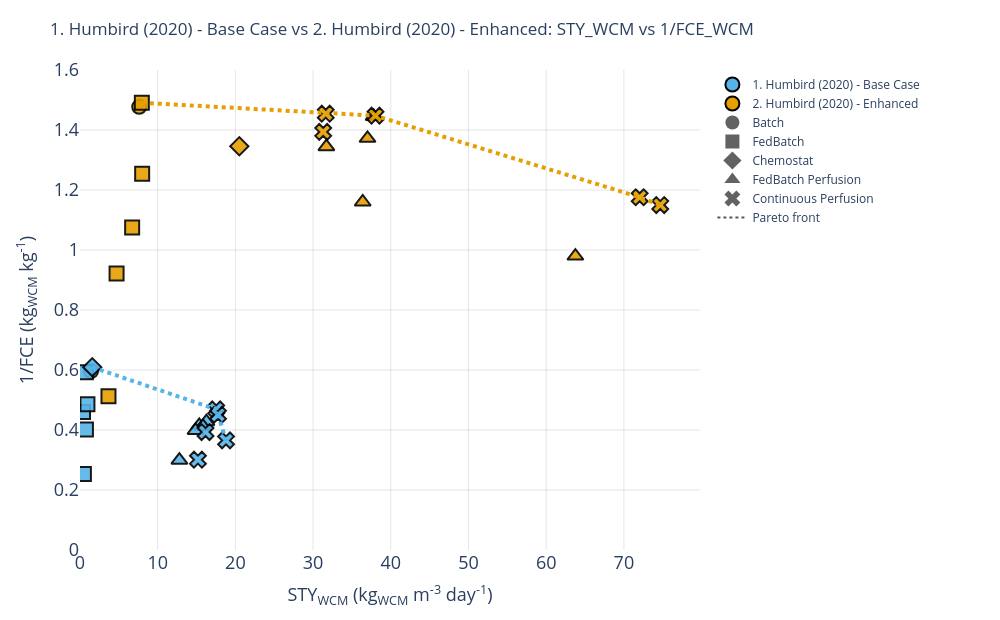

The code cell stored with this chart in its notebook:
### Code cell
# STY_WCM vs 1/FCE (WCM) Pareto Front

FCE_CONFIG = {
    "source_column": "feed_conversion_efficiency_kg_kg_WCM",
    "inverse_column": INVERSE_FEED_CONVERSION_COLUMN,
    "metric_name": "feed conversion efficiency (WCM)",
    "abbreviation": "FCE_WCM",
    "inverse_label": "1/FCE (kg<sub>WCM</sub> kg<sup>-1</sup>)",
    "show_meat_benchmarks": SHOW_MEAT_BENCHMARKS,
}
FCE_OUTPUT_PATH = OUTPUT_DIR / f"pareto_{CAMPAIGN_SLUG}_sty_wcm_vs_inverse_feed_conversion_wcm.svg"

fig_fce, fronts_fce = create_conversion_pareto_figure(points_all, **FCE_CONFIG)
fig_fce.show()
export_figure(fig_fce, FCE_OUTPUT_PATH)

### Figure 1 — Plotly figure (JSON) as saved in the notebook; plotly's stock layout.template omitted (floating-point values rounded to 4 significant figures)
{"data": [{"customdata": [["1. Humbird (2020) - Base Case", "Batch", "batch", 1.678]], "hovertemplate": "<b>%{customdata[0]}</b><br>Mode: %{customdata[1]}<br>Run: %{customdata[2]}<br>Feed conversion efficiency (wcm): %{customdata[3]:.2f}<br>STY<sub>WCM</sub>: %{x:.2f} kg/m³/day<br>1/FCE_WCM: %{y:.2f}<extra></extra>", "marker": {"color": "#56B4E9", "line": {"color": "black", "width": 2}, "opacity": 0.9, "size": 14, "symbol": "circle"}, "mode": "markers", "showlegend": false, "type": "scatter", "x": [1.414], "y": [0.5961]}, {"customdata": [["1. Humbird (2020) - Base Case", "FedBatch", "fedbatch_constant", 2.492], ["1. Humbird (2020) - Base Case", "FedBatch", "fedbatch_csfr", 2.173], ["1. Humbird (2020) - Base Case", "FedBatch", "fedbatch_exponential", 1.689], ["1. Humbird (2020) - Base Case", "FedBatch", "fedbatch_gsp", 3.948], ["1. Humbird (2020) - Base Case", "FedBatch", "fedbatch_linear", 2.058]], "hovertemplate": "<b>%{customdata[0]}</b><br>Mode: %{customdata[1]}<br>Run: %{customdata[2]}<br>Feed conversion efficiency (wcm): %{customdata[3]:.2f}<br>STY<sub>WCM</sub>: %{x:.2f} kg/m³/day<br>1/FCE_WCM: %{y:.2f}<extra></extra>", "marker": {"color": "#56B4E9", "line": {"color": "black", "width": 2}, "opacity": 0.9, "size": 14, "symbol": "square"}, "mode": "markers", "showlegend": false, "type": "scatter", "x": [0.7615, 0.3879, 0.7575, 0.5023, 0.9559], "y": [0.4013, 0.4602, 0.5921, 0.2533, 0.4859]}, {"customdata": [["1. Humbird (2020) - Base Case", "Chemostat", "chemostat", 1.641]], "hovertemplate": "<b>%{customdata[0]}</b><br>Mode: %{customdata[1]}<br>Run: %{customdata[2]}<br>Feed conversion efficiency (wcm): %{customdata[3]:.2f}<br>STY<sub>WCM</sub>: %{x:.2f} kg/m³/day<br>1/FCE_WCM: %{y:.2f}<extra></extra>", "marker": {"color": "#56B4E9", "line": {"color": "black", "width": 2}, "opacity": 0.9, "size": 14, "symbol": "diamond"}, "mode": "markers", "showlegend": false, "type": "scatter", "x": [1.578], "y": [0.6094]}, {"customdata": [["1. Humbird (2020) - Base Case", "FedBatch Perfusion", "cf_constant", 2.407], ["1. Humbird (2020) - Base Case", "FedBatch Perfusion", "cf_cspr", 2.339], ["1. Humbird (2020) - Base Case", "FedBatch Perfusion", "cf_gsp", 3.342], ["1. Humbird (2020) - Base Case", "FedBatch Perfusion", "cf_tbp", 2.427], ["1. Humbird (2020) - Base Case", "FedBatch Perfusion", "cf_tbs", 2.51]], "hovertemplate": "<b>%{customdata[0]}</b><br>Mode: %{customdata[1]}<br>Run: %{customdata[2]}<br>Feed conversion efficiency (wcm): %{customdata[3]:.2f}<br>STY<sub>WCM</sub>: %{x:.2f} kg/m³/day<br>1/FCE_WCM: %{y:.2f}<extra></extra>", "marker": {"color": "#56B4E9", "line": {"color": "black", "width": 2}, "opacity": 0.9, "size": 14, "symbol": "triangle-up"}, "mode": "markers", "showlegend": false, "type": "scatter", "x": [15.35, 16.27, 12.79, 15.83, 14.87], "y": [0.4154, 0.4276, 0.2993, 0.412, 0.3984]}, {"customdata": [["1. Humbird (2020) - Base Case", "Continuous Perfusion", "cp_constant", 2.738], ["1. Humbird (2020) - Base Case", "Continuous Perfusion", "cp_cspr", 2.134], ["1. Humbird (2020) - Base Case", "Continuous Perfusion", "cp_gsp", 3.321], ["1. Humbird (2020) - Base Case", "Continuous Perfusion", "cp_tbp", 2.218], ["1. Humbird (2020) - Base Case", "Continuous Perfusion", "cp_tbs", 2.544]], "hovertemplate": "<b>%{customdata[0]}</b><br>Mode: %{customdata[1]}<br>Run: %{customdata[2]}<br>Feed conversion efficiency (wcm): %{customdata[3]:.2f}<br>STY<sub>WCM</sub>: %{x:.2f} kg/m³/day<br>1/FCE_WCM: %{y:.2f}<extra></extra>", "marker": {"color": "#56B4E9", "line": {"color": "black", "width": 2}, "opacity": 0.9, "size": 14, "symbol": "x"}, "mode": "markers", "showlegend": false, "type": "scatter", "x": [18.79, 17.53, 15.18, 17.76, 16.15], "y": [0.3653, 0.4686, 0.3011, 0.4508, 0.3932]}, {"hovertemplate": "<b>1. Humbird (2020) - Base Case Pareto front</b><br>STY<sub>WCM</sub>: %{x:.2f} kg/m³/day<br>1/FCE (kg<sub>WCM</sub> kg<sup>-1</sup>): %{y:.2f}<extra></extra>", "line": {"color": "#56B4E9", "dash": "dot", "width": 4}, "mode": "lines", "showlegend": false, "type": "scatter", "x": [1.578, 17.53, 17.76, 18.79], "y": [0.6094, 0.4686, 0.4508, 0.3653]}, {"customdata": [["2. Humbird (2020) - Enhanced", "Batch", "batch", 0.677]], "hovertemplate": "<b>%{customdata[0]}</b><br>Mode: %{customdata[1]}<br>Run: %{customdata[2]}<br>Feed conversion efficiency (wcm): %{customdata[3]:.2f}<br>STY<sub>WCM</sub>: %{x:.2f} kg/m³/day<br>1/FCE_WCM: %{y:.2f}<extra></extra>", "marker": {"color": "#E69F00", "line": {"color": "black", "width": 2}, "opacity": 0.9, "size": 14, "symbol": "circle"}, "mode": "markers", "showlegend": false, "type": "scatter", "x": [7.618], "y": [1.477]}, {"customdata": [["2. Humbird (2020) - Enhanced", "FedBatch", "fedbatch_constant", 0.6708], ["2. Humbird (2020) - Enhanced", "FedBatch", "fedbatch_csfr", 1.952], ["2. Humbird (2020) - Enhanced", "FedBatch", "fedbatch_exponential", 0.93], ["2. Humbird (2020) - Enhanced", "FedBatch", "fedbatch_gsp", 1.085], ["2. Humbird (2020) - Enhanced", "FedBatch", "fedbatch_linear", 0.7975]], "hovertemplate": "<b>%{customdata[0]}</b><br>Mode: %{customdata[1]}<br>Run: %{customdata[2]}<br>Feed conversion efficiency (wcm): %{customdata[3]:.2f}<br>STY<sub>WCM</sub>: %{x:.2f} kg/m³/day<br>1/FCE_WCM: %{y:.2f}<extra></extra>", "marker": {"color": "#E69F00", "line": {"color": "black", "width": 2}, "opacity": 0.9, "size": 14, "symbol": "square"}, "mode": "markers", "showlegend": false, "type": "scatter", "x": [7.957, 3.665, 6.711, 4.707, 8.0], "y": [1.491, 0.5123, 1.075, 0.922, 1.254]}, {"customdata": [["2. Humbird (2020) - Enhanced", "Chemostat", "chemostat", 0.743]], "hovertemplate": "<b>%{customdata[0]}</b><br>Mode: %{customdata[1]}<br>Run: %{customdata[2]}<br>Feed conversion efficiency (wcm): %{customdata[3]:.2f}<br>STY<sub>WCM</sub>: %{x:.2f} kg/m³/day<br>1/FCE_WCM: %{y:.2f}<extra></extra>", "marker": {"color": "#E69F00", "line": {"color": "black", "width": 2}, "opacity": 0.9, "size": 14, "symbol": "diamond"}, "mode": "markers", "showlegend": false, "type": "scatter", "x": [20.5], "y": [1.346]}, {"customdata": [["2. Humbird (2020) - Enhanced", "FedBatch Perfusion", "cf_constant", 0.6919], ["2. Humbird (2020) - Enhanced", "FedBatch Perfusion", "cf_cspr", 0.7438], ["2. Humbird (2020) - Enhanced", "FedBatch Perfusion", "cf_gsp", 1.021], ["2. Humbird (2020) - Enhanced", "FedBatch Perfusion", "cf_tbp", 0.8621], ["2. Humbird (2020) - Enhanced", "FedBatch Perfusion", "cf_tbs", 0.7287]], "hovertemplate": "<b>%{customdata[0]}</b><br>Mode: %{customdata[1]}<br>Run: %{customdata[2]}<br>Feed conversion efficiency (wcm): %{customdata[3]:.2f}<br>STY<sub>WCM</sub>: %{x:.2f} kg/m³/day<br>1/FCE_WCM: %{y:.2f}<extra></extra>", "marker": {"color": "#E69F00", "line": {"color": "black", "width": 2}, "opacity": 0.9, "size": 14, "symbol": "triangle-up"}, "mode": "markers", "showlegend": false, "type": "scatter", "x": [37.79, 31.71, 63.75, 36.38, 37.0], "y": [1.445, 1.345, 0.9797, 1.16, 1.372]}, {"customdata": [["2. Humbird (2020) - Enhanced", "Continuous Perfusion", "cp_constant", 0.6876], ["2. Humbird (2020) - Enhanced", "Continuous Perfusion", "cp_cspr", 0.8697], ["2. Humbird (2020) - Enhanced", "Continuous Perfusion", "cp_gsp", 0.7176], ["2. Humbird (2020) - Enhanced", "Continuous Perfusion", "cp_tbp", 0.8505], ["2. Humbird (2020) - Enhanced", "Continuous Perfusion", "cp_tbs", 0.6908]], "hovertemplate": "<b>%{customdata[0]}</b><br>Mode: %{customdata[1]}<br>Run: %{customdata[2]}<br>Feed conversion efficiency (wcm): %{customdata[3]:.2f}<br>STY<sub>WCM</sub>: %{x:.2f} kg/m³/day<br>1/FCE_WCM: %{y:.2f}<extra></extra>", "marker": {"color": "#E69F00", "line": {"color": "black", "width": 2}, "opacity": 0.9, "size": 14, "symbol": "x"}, "mode": "markers", "showlegend": false, "type": "scatter", "x": [31.63, 74.68, 31.3, 72.03, 38.03], "y": [1.454, 1.15, 1.394, 1.176, 1.448]}, {"hovertemplate": "<b>2. Humbird (2020) - Enhanced Pareto front</b><br>STY<sub>WCM</sub>: %{x:.2f} kg/m³/day<br>1/FCE (kg<sub>WCM</sub> kg<sup>-1</sup>): %{y:.2f}<extra></extra>", "line": {"color": "#E69F00", "dash": "dot", "width": 4}, "mode": "lines", "showlegend": false, "type": "scatter", "x": [7.957, 31.63, 38.03, 72.03, 74.68], "y": [1.491, 1.454, 1.448, 1.176, 1.15]}, {"hoverinfo": "skip", "marker": {"color": "#56B4E9", "line": {"color": "black", "width": 2}, "size": 14, "symbol": "circle"}, "mode": "markers", "name": "1. Humbird (2020) - Base Case", "showlegend": true, "type": "scatter", "x": [null], "y": [null]}, {"hoverinfo": "skip", "marker": {"color": "#E69F00", "line": {"color": "black", "width": 2}, "size": 14, "symbol": "circle"}, "mode": "markers", "name": "2. Humbird (2020) - Enhanced", "showlegend": true, "type": "scatter", "x": [null], "y": [null]}, {"hoverinfo": "skip", "marker": {"color": "rgba(90,90,90,0.95)", "size": 14, "symbol": "circle"}, "mode": "markers", "name": "Batch", "showlegend": true, "type": "scatter", "x": [null], "y": [null]}, {"hoverinfo": "skip", "marker": {"color": "rgba(90,90,90,0.95)", "size": 14, "symbol": "square"}, "mode": "markers", "name": "FedBatch", "showlegend": true, "type": "scatter", "x": [null], "y": [null]}, {"hoverinfo": "skip", "marker": {"color": "rgba(90,90,90,0.95)", "size": 14, "symbol": "diamond"}, "mode": "markers", "name": "Chemostat", "showlegend": true, "type": "scatter", "x": [null], "y": [null]}, {"hoverinfo": "skip", "marker": {"color": "rgba(90,90,90,0.95)", "size": 14, "symbol": "triangle-up"}, "mode": "markers", "name": "FedBatch Perfusion", "showlegend": true, "type": "scatter", "x": [null], "y": [null]}, {"hoverinfo": "skip", "marker": {"color": "rgba(90,90,90,0.95)", "size": 14, "symbol": "x"}, "mode": "markers", "name": "Continuous Perfusion", "showlegend": true, "type": "scatter", "x": [null], "y": [null]}, {"hoverinfo": "skip", "line": {"color": "rgba(80,80,80,0.95)", "dash": "dot", "width": 2}, "mode": "lines", "name": "Pareto front", "showlegend": true, "type": "scatter", "x": [null, null], "y": [null, null]}], "layout": {"height": 620, "legend": {"orientation": "v", "x": 1.02, "xanchor": "left", "y": 1, "yanchor": "top"}, "margin": {"b": 70, "l": 80, "r": 300, "t": 70}, "title": {"text": "1. Humbird (2020) - Base Case vs 2. Humbird (2020) - Enhanced: STY_WCM vs 1/FCE_WCM"}, "width": 1000, "xaxis": {"gridcolor": "rgba(0,0,0,0.10)", "rangemode": "tozero", "showgrid": true, "tickfont": {"size": 18}, "title": {"font": {"size": 18}, "text": "STY<sub>WCM</sub> (kg<sub>WCM</sub> m<sup>-3</sup> day<sup>-1</sup>)"}, "zeroline": false}, "yaxis": {"gridcolor": "rgba(0,0,0,0.10)", "rangemode": "tozero", "showgrid": true, "tickfont": {"size": 18}, "title": {"font": {"size": 18}, "text": "1/FCE (kg<sub>WCM</sub> kg<sup>-1</sup>)"}, "zeroline": false}}}
